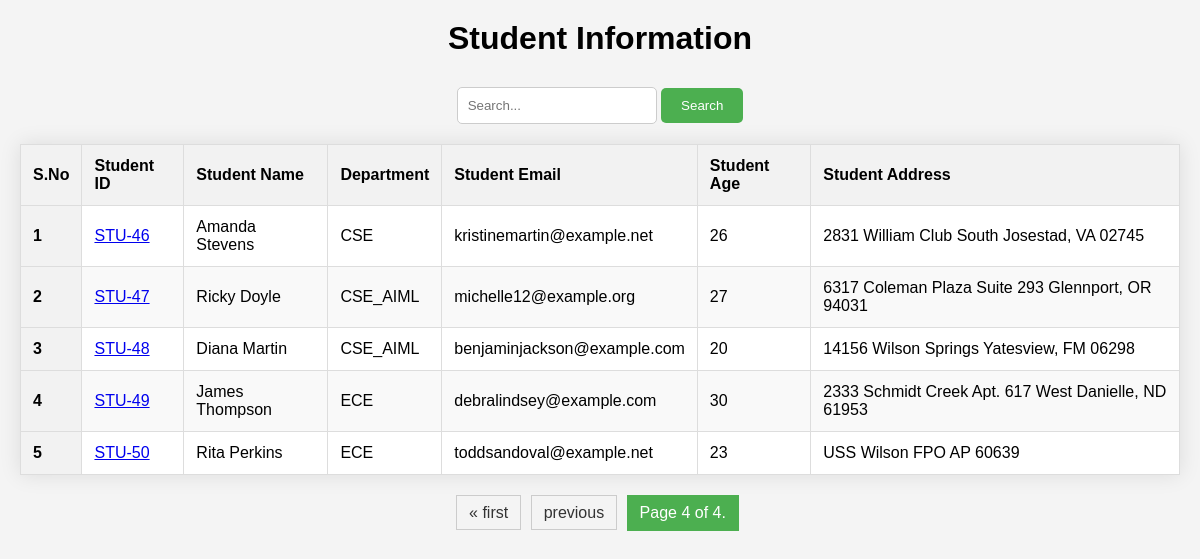
/?page=4, run on the app's committed database.
### result/models.py (models this page shows, shortened)
class Student(models.Model):
    department = models.ForeignKey(Department , related_name='depart',on_delete=models.CASCADE)
    student_id= models.OneToOneField(StudentId,related_name="studentid",on_delete=models.CASCADE)
    student_name = models.CharField(max_length=100)
    student_email= models.EmailField(unique=True)
    student_age = models.IntegerField(default=18)
    student_address= models.TextField()
    class Meta:
        ordering = ['student_id','student_name']
        verbose_name = 'student'

class StudentId(models.Model):
    student_id = models.CharField(max_length=100)
    def __str__(self) -> str:
        return self.student_id

class Department(models.Model):
    department=models.CharField(max_length=100)
    def __str__(self) -> str:
        return self.department
    class Meta:
        ordering=['department']

### result/views.py (the view, shortened to what this page needs)
# urls.py: path('',get_students,name='get_students'),
def get_students(request):
    queryset = Student.objects.all()
    paginator = Paginator(queryset, 15)  # Show 15 student per page.
    page_number = request.GET.get("page",1)
    page_obj = paginator.get_page(page_number)
    return render(request,'students.html',context={'queryset':page_obj})

### result/templates/students.html (shortened to what this page needs)
<!DOCTYPE html>
<html lang="en">
<head>
</head>
<body>
    <h1>Student Information</h1>
    <div class="search-container">
        <form action="#" method="GET">
            <input type="text" placeholder="Search..." name="search">
            <button type="submit">Search</button>
        </form>
    </div>
    <table>
        <thead>
            <tr>
                <th>S.No</th>
                <th>Student ID</th>
                <th>Student Name</th>
                <th>Department</th>
                <th>Student Email</th>
                <th>Student Age</th>
                <th>Student Address</th>
            </tr>
        </thead>
        <tbody>
            {% for student in queryset %}
                <tr>
                    <th scope="row">{{forloop.counter}}</th>
                    <td><a href="{% url 'marks' student.student_id %}">{{student.student_id }}</a></td>
                    <td>{{ student.student_name }}</td>
                    <td>{{ student.department }}</td>
                    <td>{{ student.student_email }}</td>
                    <td>{{ student.student_age }}</td>
                    <td>{{ student.student_address }}</td>
                </tr>
            {% endfor %}
        </tbody>
    </table>
    <div class="pagination">
        <span class="step-links">
            {% if queryset.has_previous %}
                <a href="?page=1">&laquo; first</a>
                <a href="?page={{ queryset.previous_page_number }}">previous</a>
            {% endif %}
            <span class="current">
                Page {{ queryset.number }} of {{ queryset.paginator.num_pages }}.
            </span>
        </span>
    </div>
</body>
</html>

### result/templates/students.html (style rules this page uses)
* { margin: 0; padding: 0; box-sizing: border-box; }
body { font-family: Arial, sans-serif; background-color: #f4f4f4; padding: 20px; }
h1 { text-align: center; margin-bottom: 30px; }
table { width: 100%; border-collapse: collapse; background-color: #fff; box-shadow: 0 0 20px rgba(0, 0, 0, 0.1); }
th, td { border: 1px solid #dddddd; text-align: left; padding: 12px; }
th { background-color: #f2f2f2; }
tr:nth-child(even) { background-color: #f9f9f9; }
.pagination { margin-top: 20px; text-align: center; }
.step-links { display: inline-block; }
.step-links a { color: #333; padding: 8px 12px; text-decoration: none; border: 1px solid #ccc; margin-right: 5px; }
.current { display: inline-block; padding: 8px 12px; background-color: #4CAF50; color: white; border: 1px solid #4CAF50; margin-right: 5px; }
.search-container { margin-bottom: 20px; text-align: center; }
.search-container input[type="text"] { padding: 10px; width: 200px; border: 1px solid #ccc; border-radius: 5px; }
.search-container button { padding: 10px 20px; background-color: #4CAF50; color: white; border: none; border-radius: 5px; cursor: pointer; }

### data on the page
Student: student_id "STU-46", student_name "Amanda Stevens", department "CSE", student_email "kristinemartin@example.net", student_age "26", student_address "2831 William Club South Josestad, VA 02745"
Student: student_id "STU-47", student_name "Ricky Doyle", department "CSE_AIML", student_email "michelle12@example.org", student_age "27", student_address "6317 Coleman Plaza Suite 293 Glennport, OR 94031"
Student: student_id "STU-48", student_name "Diana Martin", department "CSE_AIML", student_email "benjaminjackson@example.com", student_age "20", student_address "14156 Wilson Springs Yatesview, FM 06298"
Student: student_id "STU-49", student_name "James Thompson", department "ECE", student_email "debralindsey@example.com", student_age "30", student_address "2333 Schmidt Creek Apt. 617 West Danielle, ND 61953"
Student: student_id "STU-50", student_name "Rita Perkins", department "ECE", student_email "toddsandoval@example.net", student_age "23", student_address "USS Wilson FPO AP 60639"

### other printed values
{{ queryset.number }} "4"
{{ queryset.paginator.num_pages }} "4"
